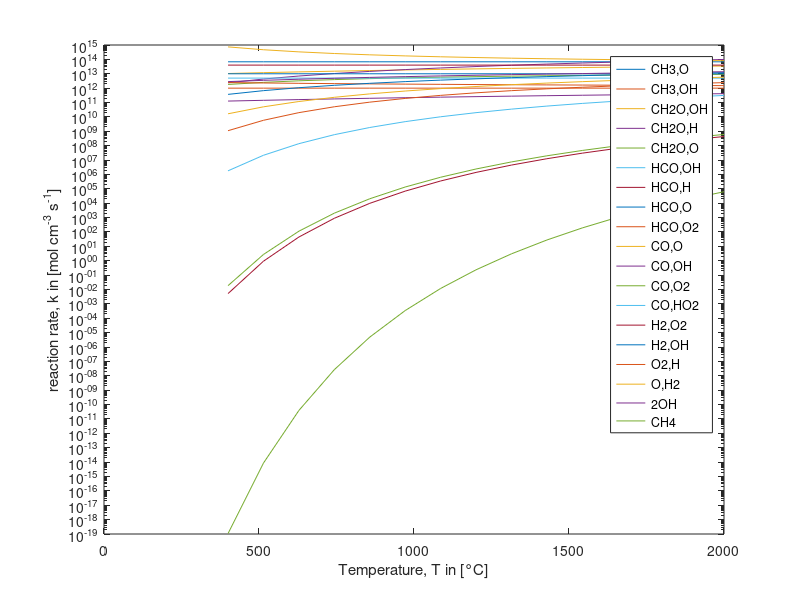
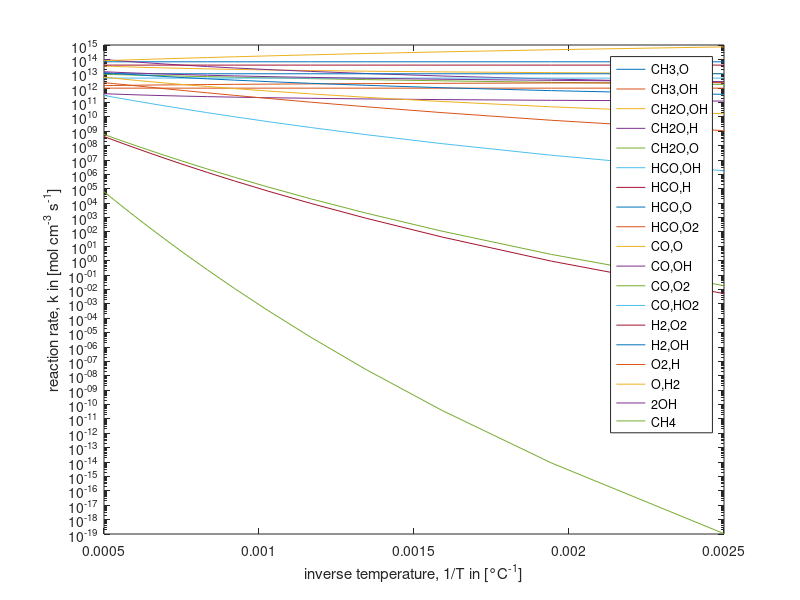

These figures' MATLAB source, in order:
%%=========================================================================
%%  Comarison of kinetics of oxidation of CH3 by O2 to CO2 annd H2O
%   
%   ANNOTATION:
%   most relevant oxidation path is taken using the path by Warnatz (1984)
%   and the thermophysical data by Bilger (1990)
%   overall: 21 reactions with 12 species + CH4
%%=========================================================================

clear all;

%% constants
calToJ=4.184; % 1kcal=4.184kJ
R=8.314;

%% Properties

%thermophysical data
reactions={'CH3,O','CH3,OH','CH2O,OH','CH2O,H','CH2O,O',...
    'HCO,OH','HCO,H','HCO,O','HCO,O2','CO,O','CO,OH','CO,O2','CO,HO2',...
    'H2,O2','H2,OH','O2,H','O,H2','2OH'};

A=[6.8e13 1e12 3.43e9 2.19e8 1.81e13...
    5.0e12 4.0e13 1e13 3.3e13 3.2e13 1.51e7 1.6e13 5.0e13...
    1.7e13 1.17e9 5.13e16 1.8e10 6e8];
b=[0 0 1.18 1.77 0 ...
    0 0 0 -0.4 0 1.3 0 ...
    0 0 1.3 -0.816 1.0 1.3];
Ea=[0 0 -447 3000 3082 ...
    0 0 0 0 -4200 -758 46000 ...
    22934 47780 3626 16507 8826 0];

%temperatures
T_low=673.15; %[K]
T_high=2273; %[K]
nGridT=15; %needs to be at least 2
T_intervall=(T_high-T_low)/(nGridT-1);
T_points=T_low:T_intervall:T_high;

%% initialize
% k=ones(length(T_points),length(reactions));

%% Arrhenius rates
for(i=1:length(T_points))
    for(j=1:length(reactions))
        k(i,j) = A(j)*T_points(i)^b(j)*exp(-Ea(j)*calToJ/R/T_points(i));
    end
end
kCH4=6.3e14*exp(-104000*calToJ/R./T_points);

%% plot
fig=figure;
box on;
semilogy(T_points-273,k(:,1));
legendEntries{1}=strcat(reactions{1});
xlabel('Temperature, T in [°C]')
ylabel('reaction rate, k in [mol cm^{-3} s^{-1}]')
hold on;
for(j=2:length(reactions))
    semilogy(T_points-273,k(:,j));
    legendEntries{j}=strcat(reactions{j});
end
semilogy(T_points-273,kCH4);
legendEntries{j+1}='CH4';
legend(legendEntries);
hold off;

%% plot 1/T
fig=figure;
box on;
semilogy(1./(T_points-273),k(:,1));
legendEntries{1}=strcat(reactions{1});
xlabel('inverse temperature, 1/T in [°C^{-1}]')
ylabel('reaction rate, k in [mol cm^{-3} s^{-1}]')
hold on;
for(j=2:length(reactions))
    semilogy(1./(T_points-273),k(:,j));
    legendEntries{j}=strcat(reactions{j});
end
semilogy(1./(T_points-273),kCH4);
legendEntries{j+1}='CH4';
legend(legendEntries);
hold off;
